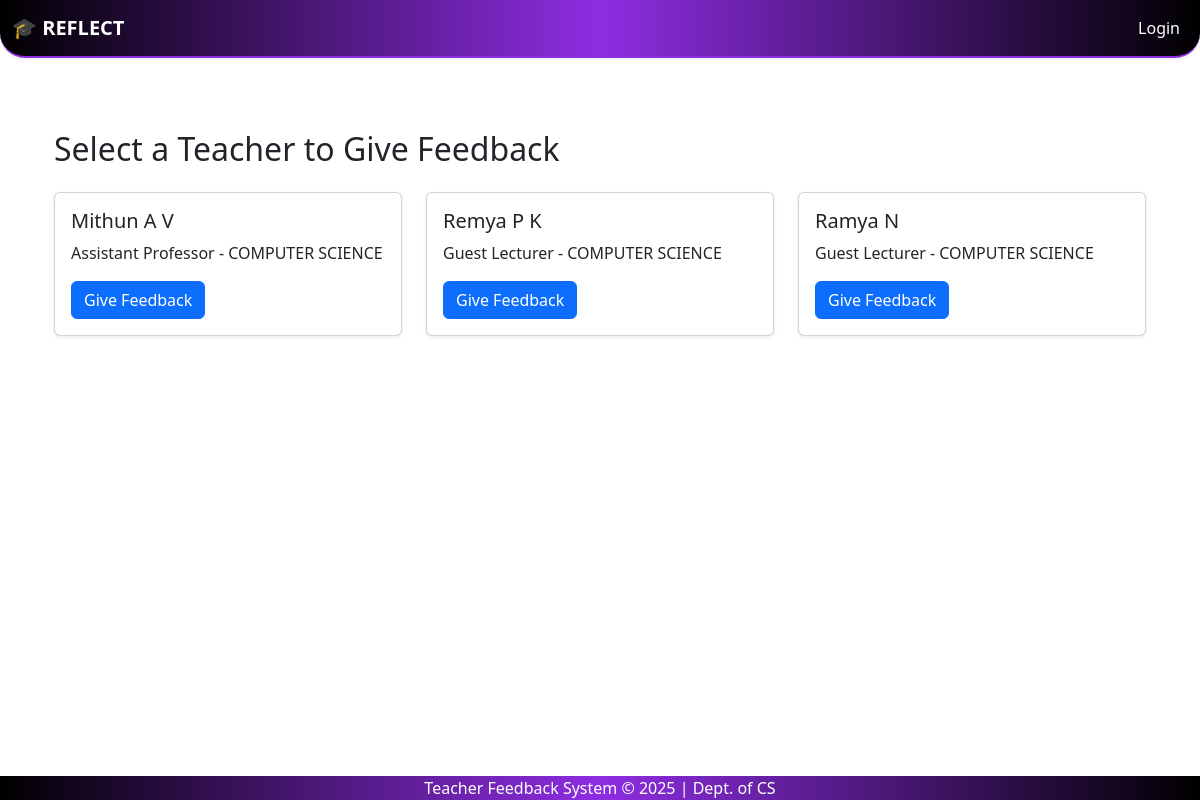
Page /student-feedback/teachers/ on the earlier database version.
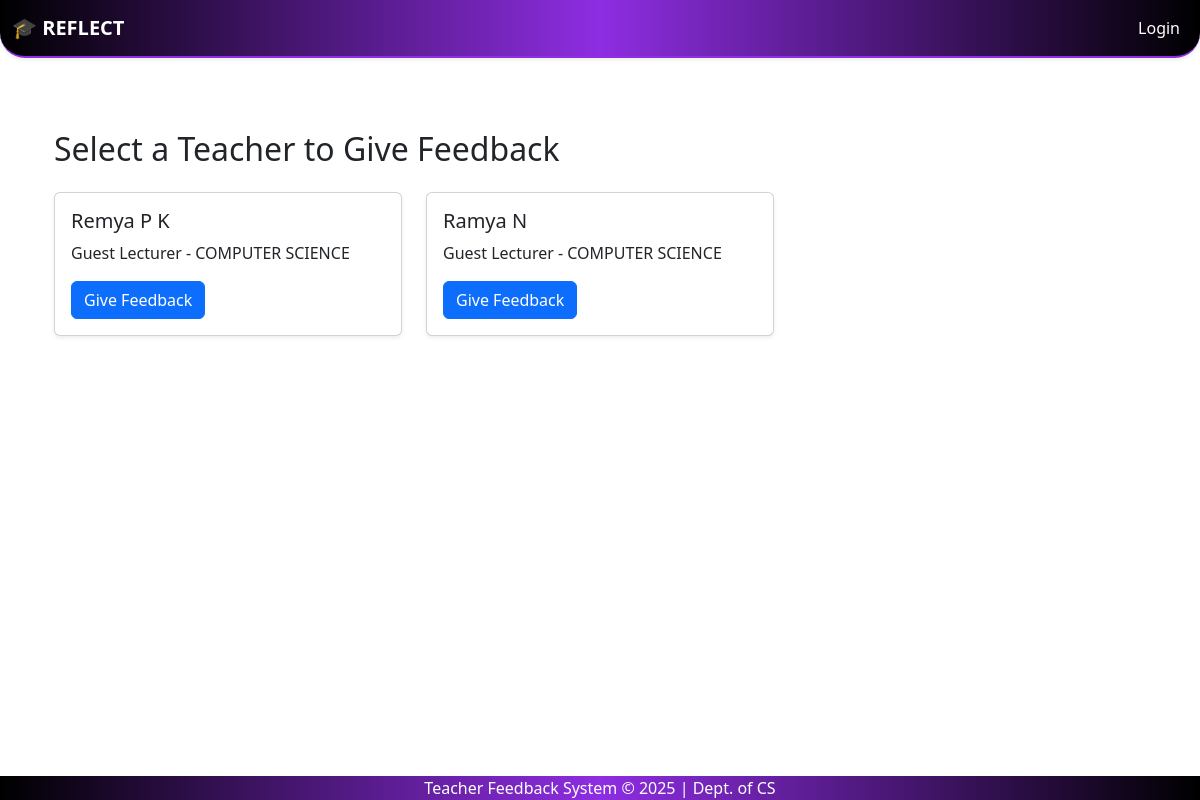
Same page on the later database version.
### feedback_app/models.py (models this page shows, shortened)
class Teacher(models.Model):
    user = models.OneToOneField(User, on_delete=models.CASCADE, null=True, blank=True)  # <-- Add this line
    teacher_id = models.AutoField(primary_key=True)
    name = models.CharField(max_length=100)
    dept = models.ForeignKey(Department, on_delete=models.CASCADE)
    designation = models.CharField(max_length=100)
    gender = models.CharField(max_length=10)
    role = models.ForeignKey(Role, on_delete=models.CASCADE)
    fb_active = models.BooleanField(default=False)

class Department(models.Model):
    dept_id = models.AutoField(primary_key=True)
    dept_name = models.CharField(max_length=100)

### feedback_app/views.py (the view)
# urls.py: path('student-feedback/teachers/', views.select_teacher_for_feedback, name='select_teacher_for_feedback'),
def select_teacher_for_feedback(request):
    teachers = Teacher.objects.filter(fb_active=True)
    return render(request, 'active_teacher_list.html', {'teachers': teachers})

### feedback_app/context_processors.py (called while the page is built)
def is_admin(request):
    user = request.user
    return {'is_admin': user.is_superuser or user.groups.filter(name='admin').exists()}

def is_hod(request):
    return {'is_hod': request.user.groups.filter(name='hod').exists()}

def is_teacher(request):
    return {'is_teacher': request.user.groups.filter(name='teacher').exists()}

### templates/active_teacher_list.html
{% extends "base.html" %}
{% block content %}
<div class="container mt-5">
    <h2 class="mb-4">Select a Teacher to Give Feedback</h2>
    <div class="row">
        {% for teacher in teachers %}
        <div class="col-md-4 mb-4">
            <div class="card h-100 shadow-sm">
                <div class="card-body">
                    <h5 class="card-title">{{ teacher.name }}</h5>
                    <p class="card-text">{{ teacher.designation }} - {{ teacher.dept.dept_name }}</p>
                    <a href="{% url 'student_feedback_form_by_teacher' teacher.teacher_id %}" class="btn btn-primary">
                        Give Feedback
                    </a>
                </div>
            </div>
        </div>
        {% empty %}
        <p>No active teachers available for feedback.</p>
        {% endfor %}
    </div>
</div>
{% endblock %}

Differences in the rows shown:
no longer on this page (row edited): Teacher: name "Mithun A V", designation "Assistant Professor", dept.dept_name "COMPUTER SCIENCE"
